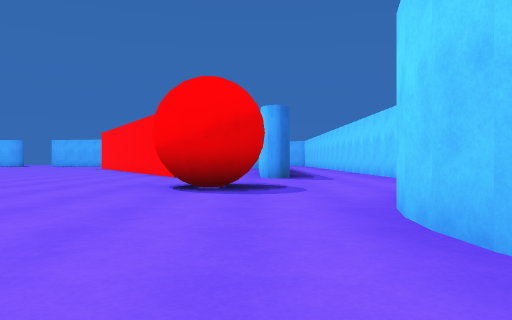
[1] (above)

24 first-person views from a walk through a 3-D level made in the Unity game engine. The camera is 0.36 m above the floor, looks level and sees 70° across. The floor is counted in squares, 1 m on a side. Each view is taken from the middle of a square. On the plan, view 1 faces up. The plan holds only what a view shows up to about 9 squares ahead; the rest is blank. The place goes on beyond the plan.

[2]
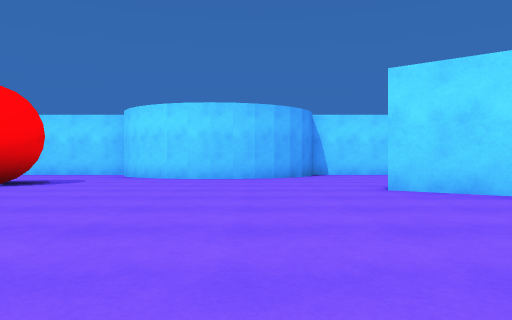

[3]
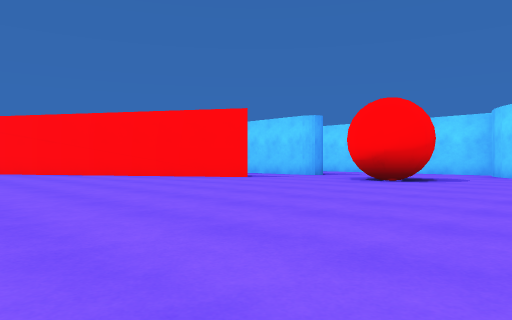

[4]
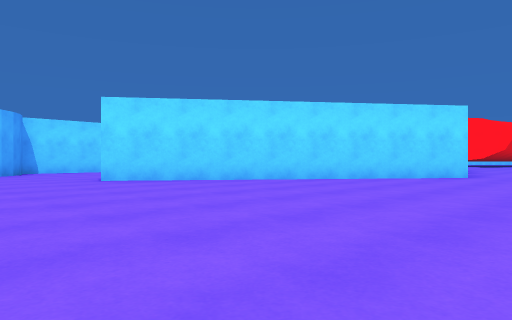

[5]
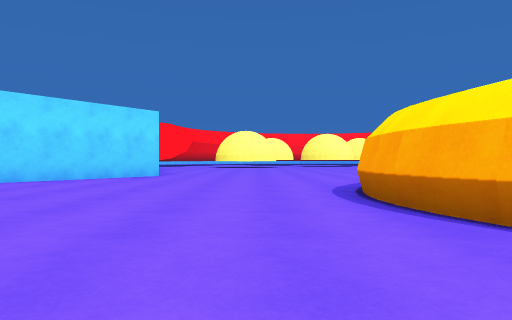

[6]
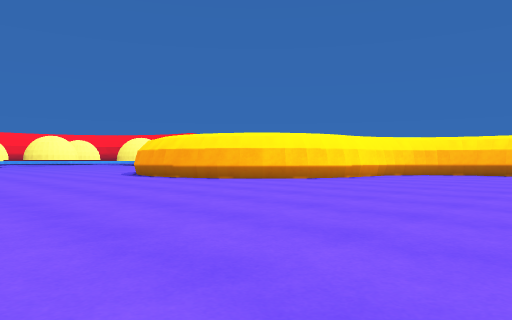

[7]
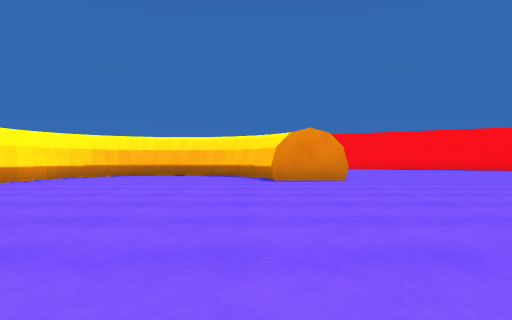

[8]
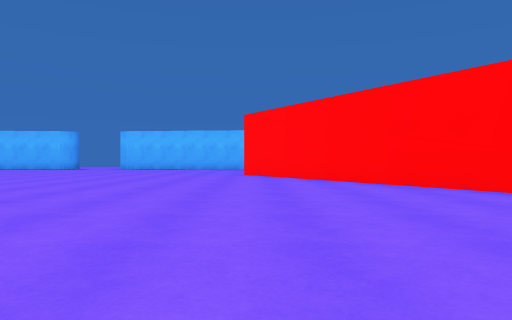

[9]
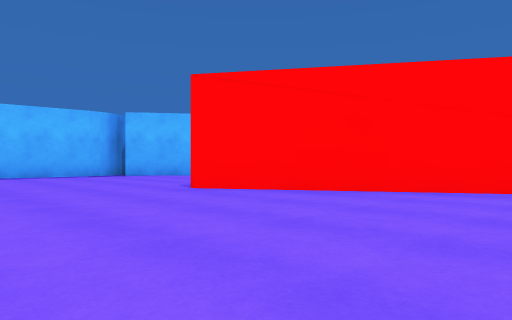

[10]
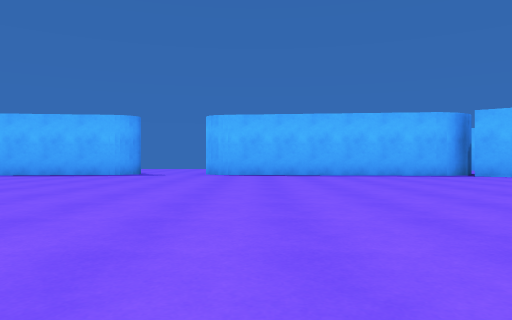

[11]
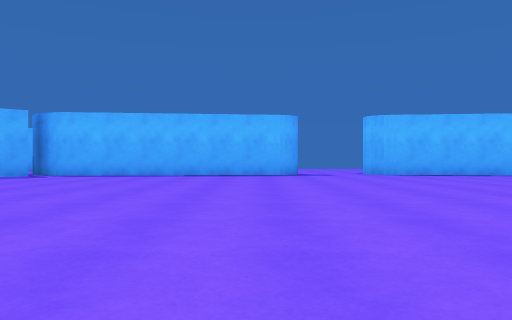

[12]
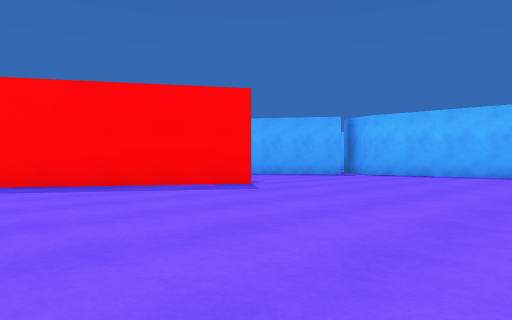

[13]
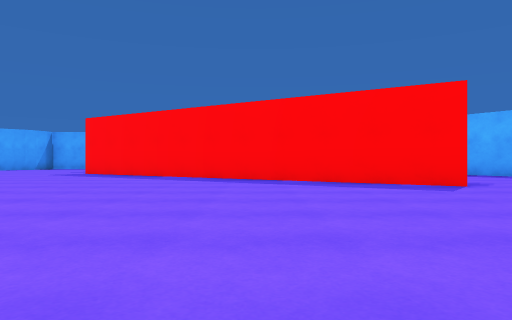

[14]
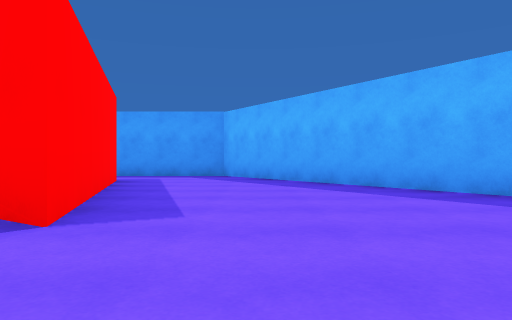

[15]
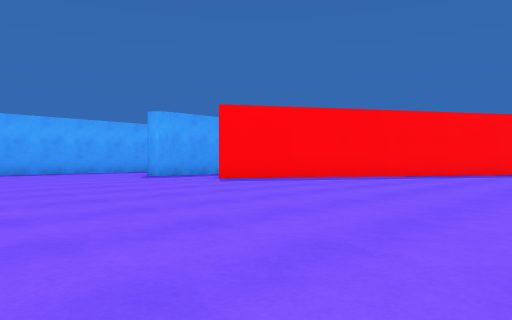

[16]
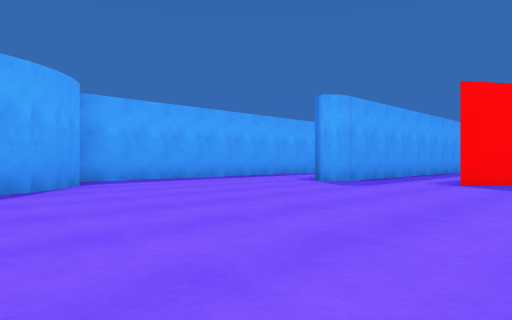

[17]
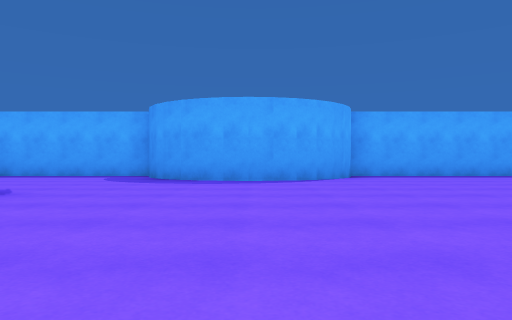

[18]
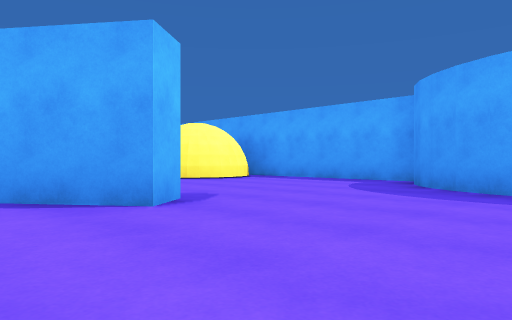

[19]
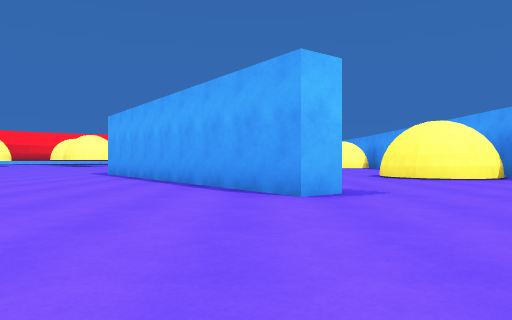

[20]
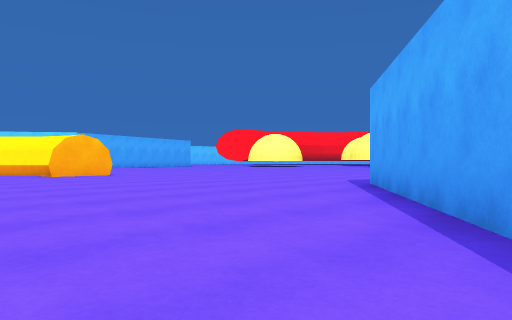

[21]
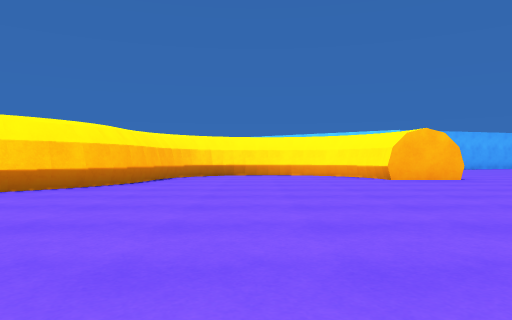

[22]
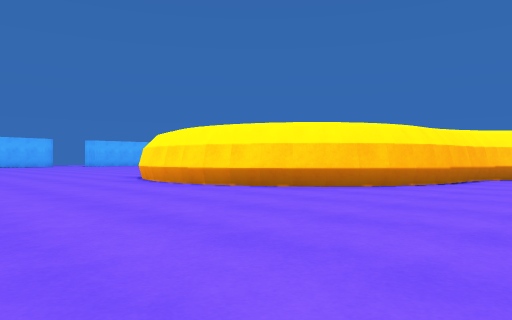

[23]
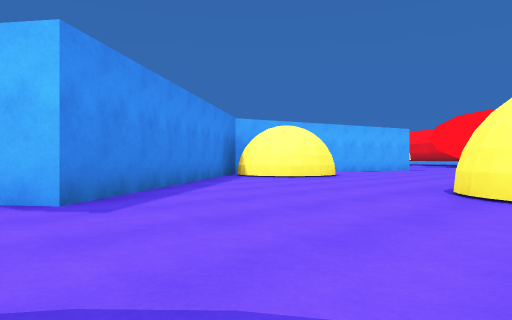

[24]
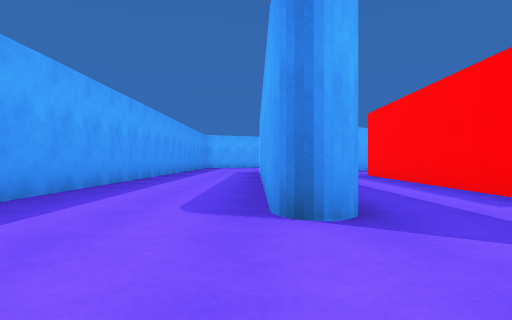

### Floor plan
Key: @ floor where view 1 was taken; # wall or solid block; x gap in a wall; . floor; B red ball; O other object.
Columns run from 28 left of view 1 to 3 right of it. Each row starts with its distance up from view 1.
 20          #######.#######
 19         ##.............##
 18        ##...............#
 17      ###................
 16     ##..................
 15    ##..................
 14 #..#...####...........##
 13 #..#..####.............##
 12 #..#..###....... .......##
 11 #..#..##........  .......#
 10 #..#..##.................##
  9 #..#..#...................# #..#
  8 #..#..#...................#.#..#
  7 #............. O...............#
  6 #............OO................#
  5 #............O.............BB..#
  4 ##..........OO................##
  3  ##..........OO...............#
  2   #..........OOOO............##
  1  ##...........OOOOO..........##
  0 ##...............OO.........@.##
 -1 #.....#...........OO......#....#
 -2 #.....#...........OO......#   .#
 -3 #.....##.........OO......##
 -4 #.OO...##.......OO......##
 -5  xOO....#..............##
 -6    ....OO#..... .......#
 -7     ...OO ....    .....
 -8     ...    ..

Positions as (right, up) in squares from view 1, and headings:
1: (0, 0), facing up
2: (-6, 1), facing right
3: (-7, 2), facing up-right
4: (-8, 2), facing down-right
5: (-8, 2), facing down
6: (-5, 6), facing down-left
7: (-6, 6), facing left
8: (-6, 6), facing up
9: (-9, 11), facing up-right
10: (-10, 11), facing up
11: (-14, 11), facing up
12: (-14, 11), facing up-left
13: (-13, 12), facing left
14: (-16, 16), facing left
15: (-17, 3), facing up-left
16: (-21, 2), facing up-left
17: (-19, 2), facing left
18: (-21, 2), facing down-left
19: (-22, 3), facing down
20: (-21, -1), facing down-right
21: (-19, -1), facing right
22: (-19, -1), facing up-right
23: (-26, 0), facing down-right
24: (-25, 5), facing up
